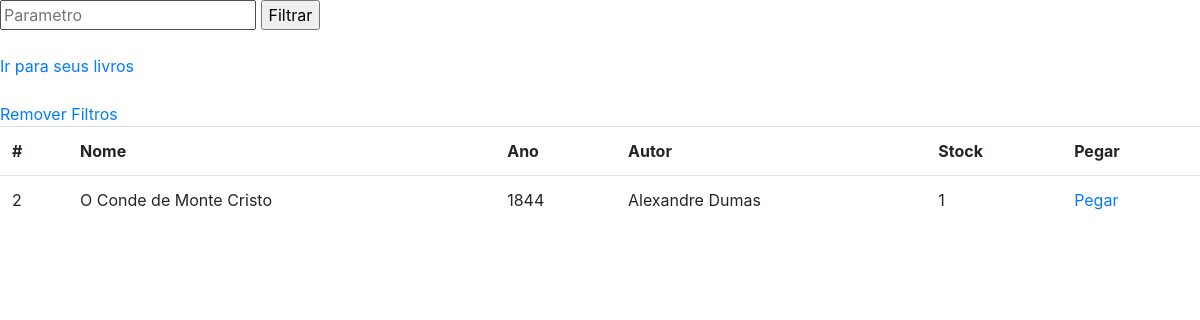
The app's page /Catalogo.php?abc=O Conde de Monte Cristo (signed in) with its own data.
### tables this page shows
create table livros (
    codigo integer not null auto_increment,
    nome varchar(100) not null,
    autor varchar(100) not null,
    anoDePublicacao varchar(4) not null,
    stock integer not null,
    primary key (codigo)
);

### Catalogo.php (the view, shortened to what this page needs)
<!DOCTYPE html>
<html lang="en">
<head>
<link rel="stylesheet" href="https://cdn.jsdelivr.net/npm/bootstrap@4.1.3/dist/css/bootstrap.min.css">
</head>
<body>
</body>
</html>
<form action="Catalogo.php" method = "GET">
<input type="text" name = "abc" placeholder="Parametro">
<input type="submit" value="Filtrar">
<br><br>
<a href="Inicio.php">Ir para seus livros</a>
<br><br>
</form>
<?php
if(isset($_GET["abc"])) {
    echo("<a href=\"Catalogo.php\">Remover Filtros</a>");
    $para = $_GET["abc"];
}
if(isset($_SESSION["usuario"])) {
    if ($_SESSION["usuario"] == true) {
    $Banco = mysqli_connect("localhost","root","","Banco");
if(isset($para)) {
    $select = "select * from livros where nome like '%$para%'";
}else{
    $select = "select * from livros";
}
    $resultado = mysqli_query($Banco, $select);
    echo ("<table class = 'table'> <th scope = 'col'>#</th>
    <th scope = 'col'>Nome</th>
    <th scope = 'col'>Ano</th>
    <th scope = 'col'>Autor</th>
    <th scope = 'col'>Stock</th>
    <th scope = 'col'>Pegar</th>
           ");
        while($linha = mysqli_fetch_array($resultado)) {
            echo "<tr> <td>".$linha['codigo']."</td>";
            echo "<td>".$linha['nome']."</td>";
            echo "<td>".$linha['anoDePublicacao']."</td>";
            echo "<td>".$linha['autor']."</td>";
            echo "<td>".$linha['stock']."</td>";
            if($linha['stock'] !== "0") {
                echo "<td>"."<a href=\"LivroI.php?codigo=".$linha['codigo']."\">Pegar</a>"."</td>";
            }else{
                echo "<td>Esgotado</td>";
            }
            echo("</tr>");
        }
        echo("</table>");
}else{
    header("Location: login.php?msg=PreicaLogar");
}
}
?>

### records on screen
livros: codigo "2", nome "O Conde de Monte Cristo", anoDePublicacao "1844", autor "Alexandre Dumas", stock "1"
